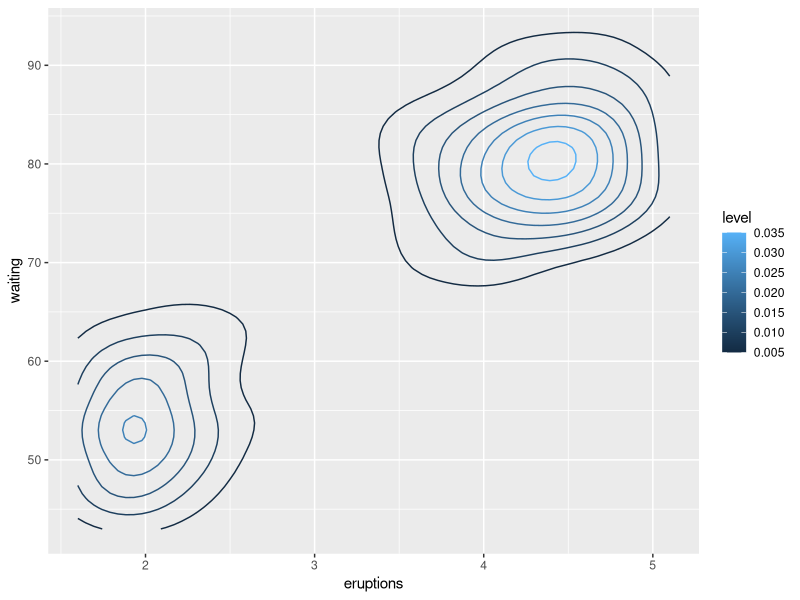
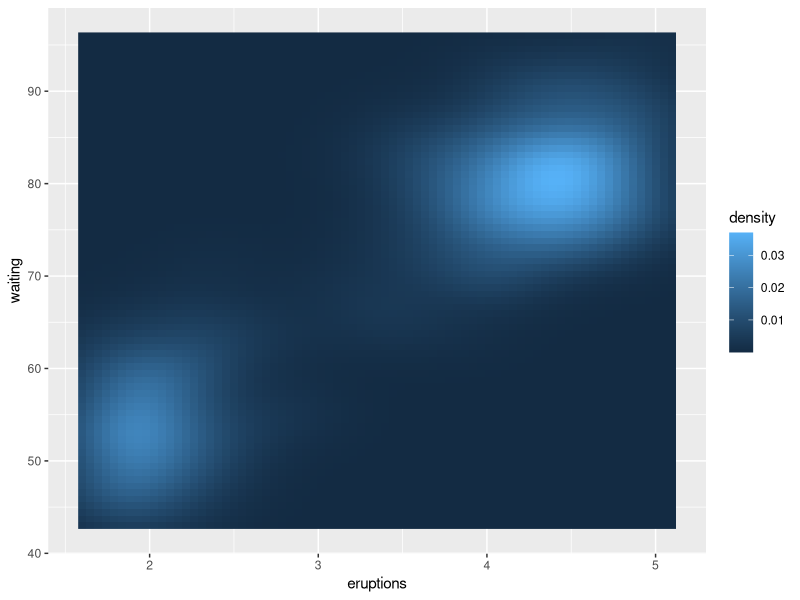
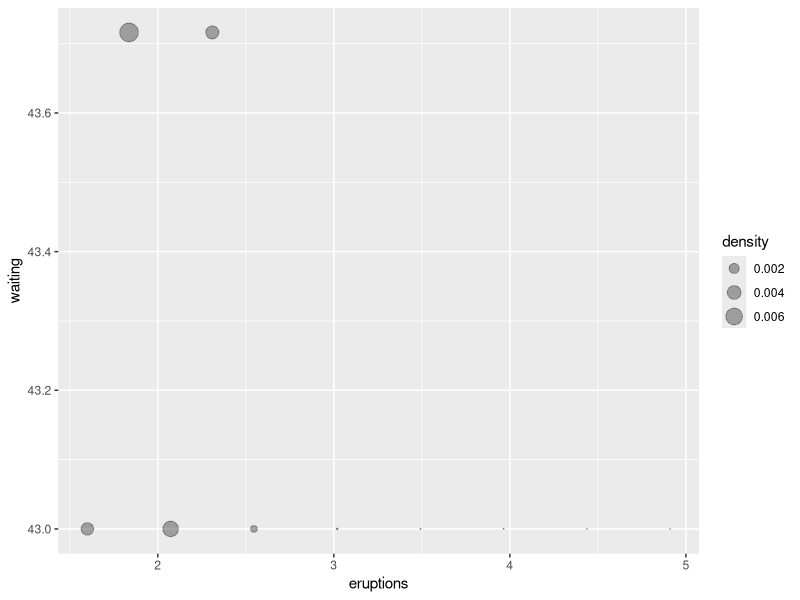
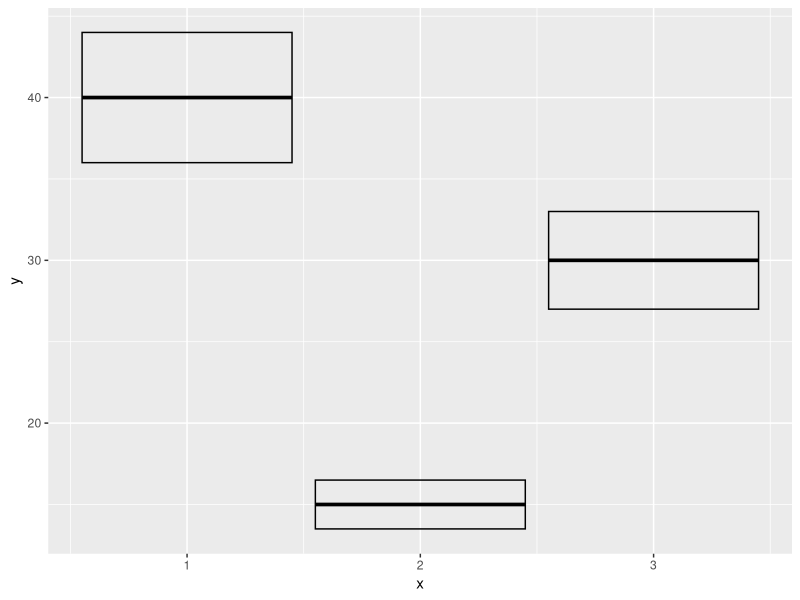
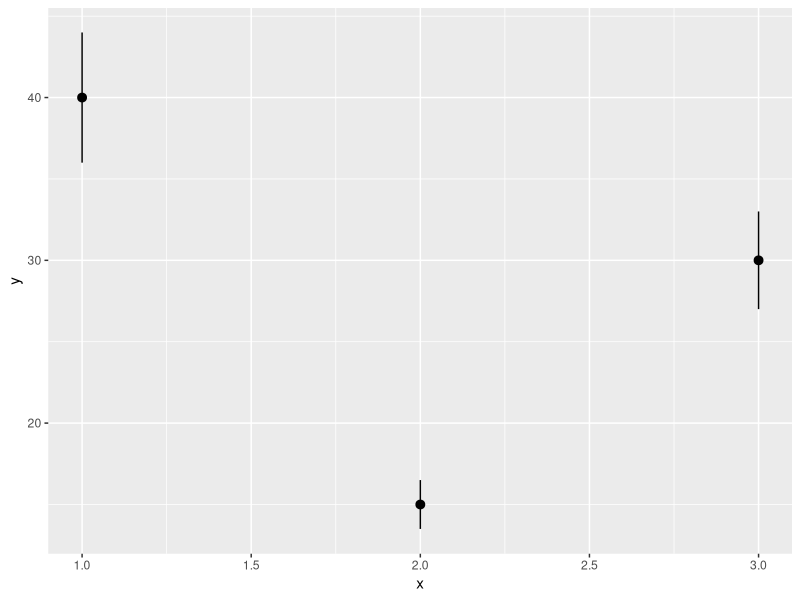
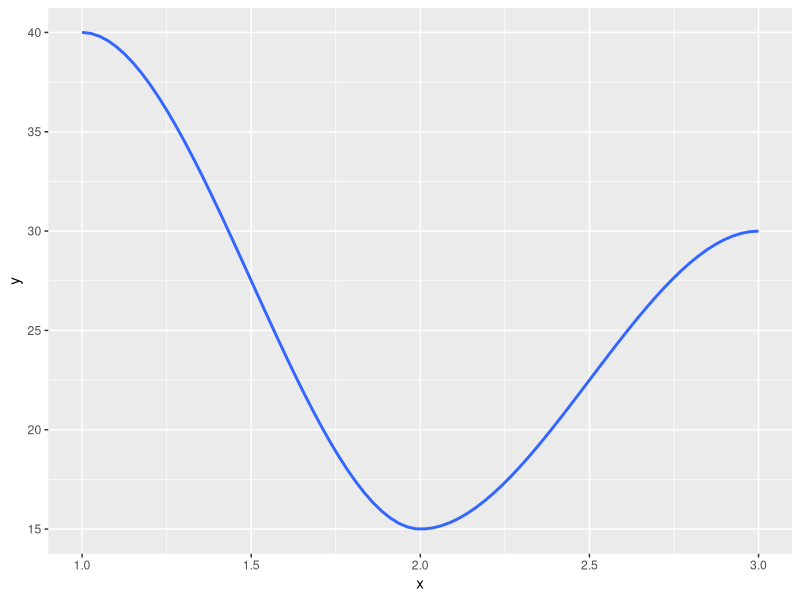
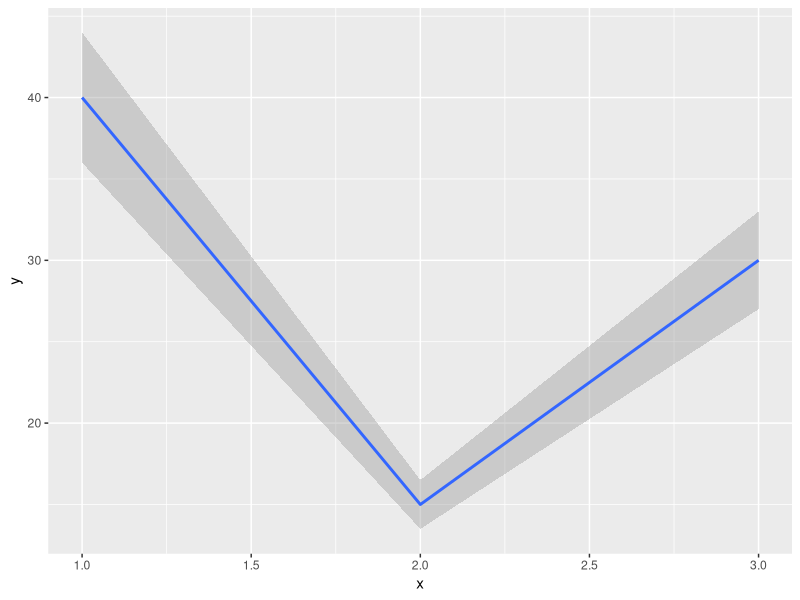
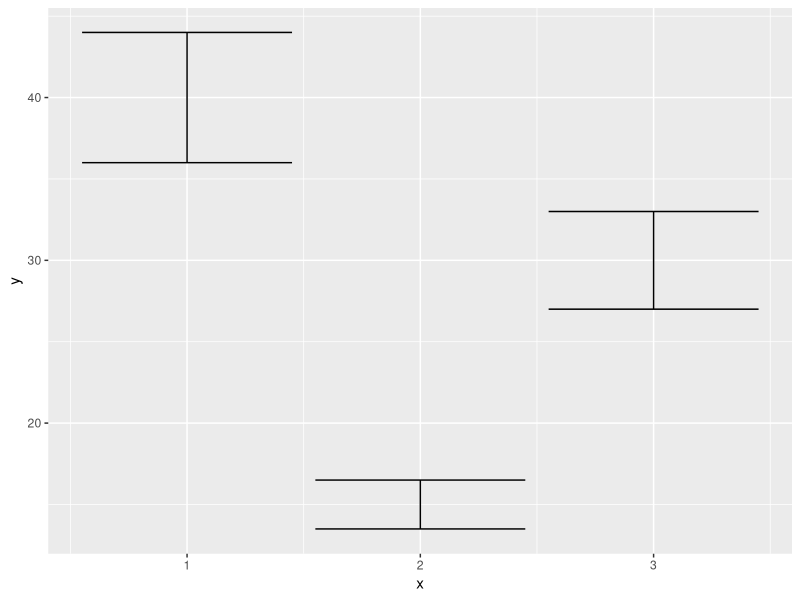

These charts were generated, in order, by the following R code: (Note: this script raises an error after producing the figures.)
# "ggplot2" package
#If using for first time, uncomment this line to install "ggplot2" package
#install.packages("ggplot2")
library(ggplot2)

##############################################################################################

# Surface plot - 3D to 2D
# ..level.. - differentiates colour based on class specified 
# top layer will be the most interior contour
ggplot(faithfuld,  aes(eruptions, waiting)) + geom_contour(aes(z = density, col = ..level..))

ggplot(faithfuld,  aes(eruptions, waiting)) + geom_raster(aes(fill=density))

#Bubble plot - suitable for small data
ggplot(faithfuld[seq(from = 1, to = 100, by = 10),], aes(eruptions, waiting)) + 
  geom_point(aes(size = density) , alpha = 1/3) + scale_size_area()

##############################################################################################

# Data frame representation
y = c(40, 15, 30)
x = c(1, 2, 3)
bonus = c(4, 1.5, 3)
df_sample = data.frame(x = x, y = y, bonus = bonus)

# Plots BoxPlot
ggplot(df_sample, aes(x,y, ymin = y-bonus, ymax = y+bonus)) + geom_crossbar()
# Range - Line ; (x,y) - point
ggplot(df_sample, aes(x,y, ymin = y-bonus, ymax = y+bonus)) + geom_pointrange()
# Curve fit of entire points
ggplot(df_sample, aes(x,y, ymin = y-bonus, ymax = y+bonus)) + geom_smooth()
# Line fit of entire points
ggplot(df_sample, aes(x,y, ymin = y-bonus, ymax = y+bonus)) + geom_smooth(stat = "identity")
# Similar to Box Plot
ggplot(df_sample, aes(x,y, ymin = y-bonus, ymax = y+bonus)) + geom_errorbar()
# Range - Line
ggplot(df_sample, aes(x,y, ymin = y-bonus, ymax = y+bonus)) + geom_linerange()
# Ribbon to analyse the range pattern of the of all possible points
ggplot(df_sample, aes(x,y, ymin = y-bonus, ymax = y+bonus)) + geom_ribbon()

##############################################################################################

# Weighted Data - Size
ggplot(midwest, aes(percwhite, percbelowpoverty)) + 
  geom_point(aes(size = poptotal)) + 
  geom_smooth(method = "lm") +
  scale_size_area() +
  labs(x = "White Percentage", y = "People Below Poverty",
       caption = "Source: midwest")

##############################################################################################

# Maps - Vector Boundaries
  #map_data -> turns data from map package into data suitable for ggplot2
michigan_counties = map_data("county", "michigan")
michigan_counties

# Plotting the map with boundaries by grouping them accordingly
  # coord_quickmap() -> used to plot earth in 2D flat surface
ggplot(mi_counties, aes(long, lat)) + 
  geom_polygon(aes(group = subregion), fill = NA, color = "red") +
  coord_quickmap()

##############################################################################################

# Maps - metadata
  # Taking cities of Michigan 
mi_cities = maps::us.cities
mi_cities

# Plotting Michigan cities and differentiating based on population
ggplot(mi_cities, aes(long, lat)) + geom_point(aes(size = pop)) + 
  coord_quickmap() +
  scale_size_area()

# Taking counties of Michigan 
michigan_counties = map_data("county", "michigan")
michigan_counties

# Plotting cities and counties of Michigan from diferent datasets in one plot
ggplot(mi_cities, aes(long, lat)) + 
  geom_polygon(aes(group = subregion), michigan_counties, fill = NA, color = "grey50") +
  geom_point(aes(size = pop, color = "red")) +
  scale_size_area() +
  coord_quickmap()

##############################################################################################

# Dividing "diamonds" dataset into 15 bins 
  # and finding the count of each cut type in each depth value(INT)
    # using frequency polygon and histogram

ggplot(diamonds, aes(depth)) + 
  geom_freqpoly(aes(color = cut), bins = 15, na.rm = TRUE) +
  xlim(55,70)

ggplot(diamonds, aes(depth)) + 
  geom_histogram(aes(fill = cut), bins = 15, na.rm = TRUE) +
  xlim(55,70)

##############################################################################################

# Overplotting

sample_overplot_df = data.frame(x = rnorm(1000), y = rnorm(1000))
sample_overplot = ggplot(sample_overplot_df, aes(x,y))
sample_overplot + geom_point()

# Ways to get rid of overplotting data
  # Hollow Circles
sample_overplot + geom_point(shape = 1)
  # Setting up transparencies
sample_overplot + geom_point(alpha = 1/3)
  # Plot as 2DBins
sample_overplot + geom_bin2d()
  # Plot as Hexagons
sample_overplot + geom_hex(bins = 15)

##############################################################################################

# Statistical summaries
  # Bar plot of count of items in each diamond color
ggplot(diamonds, aes(color)) + geom_bar()
  # stat = summary_bin performs aggregation of data rather than counting occurences
    #Useful for finding mean value of a quantity
ggplot(diamonds, aes(color, price)) + geom_bar(stat = "summary_bin", fun.y = mean)
  # stat_summary_2d -> Data divided into bins of x and y,then z values in each cell are summarised
    # z values are summaried for each raster pixel(BIN) based on mean of that pixel
ggplot(diamonds, aes(table, depth, z = price)) + 
  geom_raster(stat = "summary_2d", binwidth = 1, fun = mean) +
  xlim(50, 80)
  
##############################################################################################